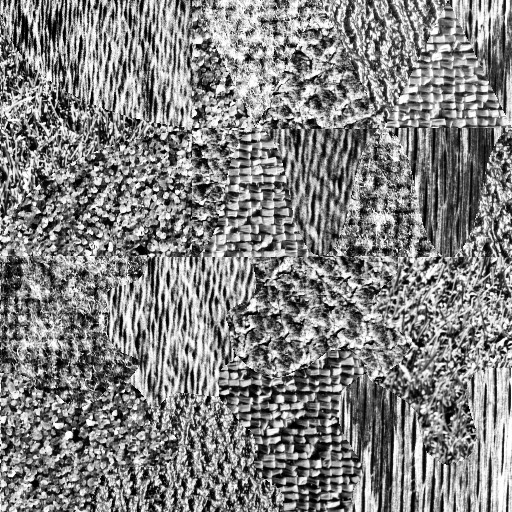
%> input picture Computer_Vision_Work/Texture_Segmentation/Imgtex.tiff, 512 x 512 px
$ octave --eval "result = Assignment_task_1('../Texture_Segmentation/Imgtex.tiff');"   (GNU Octave 9; MATLAB toolbox functions it lacks are replaced by stand-ins)
%> lines starting %> are read from the running program, lines starting %| are printed output that depends on the picture; in (x1, y1, x2, y2) boxes, pixels count from 0 and x2, y2 are one past the last pixel; in counts of white or black regions, pixels touching at a corner belong together; the program's own positions count from 1
function [ output_args ] = Assignment_task_1( InputImage )
%> called with InputImage = '../Texture_Segmentation/Imgtex.tiff'

I = imread(InputImage);%'E:\College-Uni work\Master (MSc)\Computer vision\TopImg0000.bmp'
%> I is the input picture: size 512x512 uint8; min 0, max 255, mean 130.4
subplot(2,2,1); imshow(I); title('Original Image');
% Here the program read the image and readies it to be displayed.

BW = im2bw(I,0.01); % The program converts the image into a binary copy
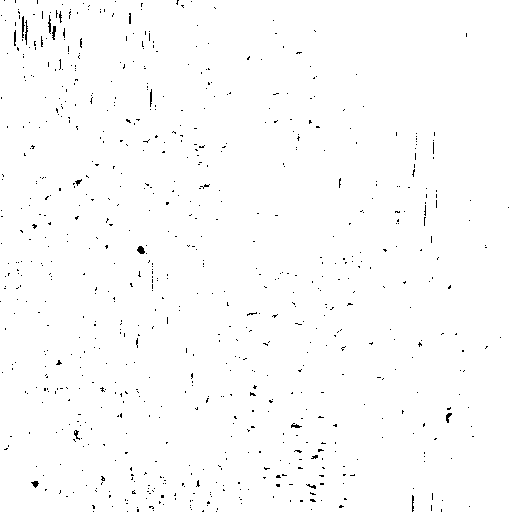
%> BW: size 512x512 logical; 99% white; black in thin lines or dots
                    % with a specified limit.
BWFill = imfill(BW, 'holes'); % The program fills in a number of holes
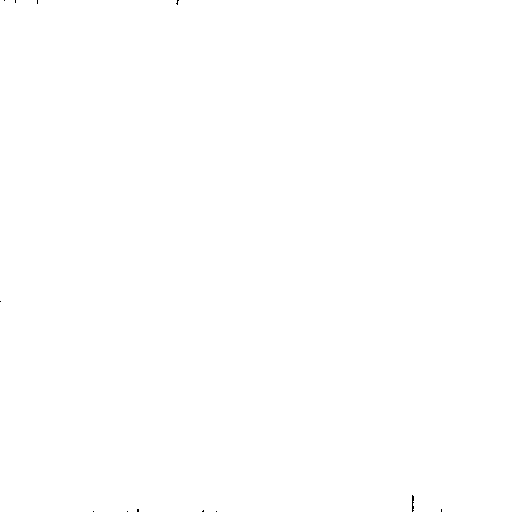
%> BWFill: size 512x512 logical; 100% white; black in thin lines or dots, all inside (x1, y1, x2, y2) = (0, 0, 442, 512)
                              % within the whitespace of the image.
BW2 = bwareaopen(BWFill, 100); % The program eliminates any noise by
                               % removing any pixel cluster smaller that
                               % the specified amount.
subplot(2,2,2); imshow(BW2); title('Binary Image'); % The resulting mask is
                                                    % readied to be
                                                    % displayed.

horizontal = any(BW2, 1);
%> horizontal = 512 logical values, 512 true
vertical = any(BW2, 2);
%> vertical = 512 logical values, 512 true
% Above the program looks through the mask, noting the co-ordinates of each
% white pixel in each row and column

column1 = find(horizontal, 1, 'first');
%> column1 = 1
column2 = find(horizontal, 1, 'last');
%> column2 = 512
row1 = find(vertical, 1, 'first');
%> row1 = 1
row2 = find(vertical, 1, 'last');
%> row2 = 512
% Above the program looks through the results of the row and column searchs
% and finds the first and last value of each to be used as the co-ordinates
% for where to crop the image.

CroppedI = I(row1:row2, column1:column2); % The image is cropped using the
                                          % the mask.
subplot(2,2,3); imshow(CroppedI); title('Segmented Tray Image');
% Above the cropped image is readied to be displayed.

% The process commented above is repeated again to find the label, with the
% only different being modifications to the limits of the 'im2bw' and
% 'bwareaopen' functions.
CropBW = im2bw(CroppedI,0.4);
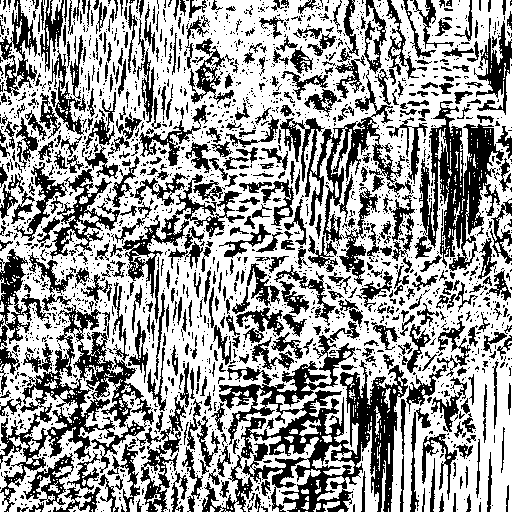
%> CropBW: size 512x512 logical; 61% white; 2175 black regions (1693 under 20 px), largest, box (x1, y1, x2, y2) and area: (202, 321, 408, 512) 13228, (0, 304, 154, 512) 7230, (419, 101, 504, 271) 6058
CropBWFill = imfill(CropBW, 'holes');
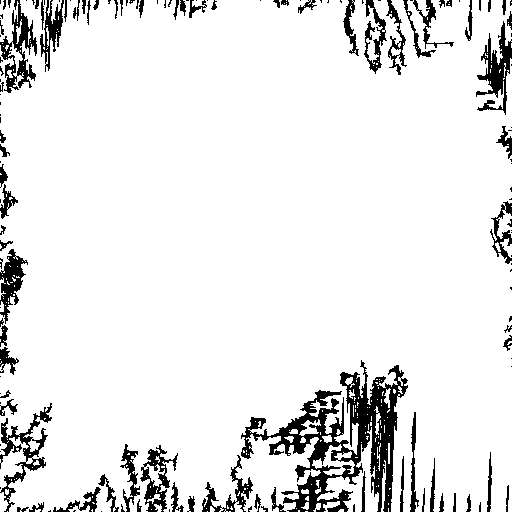
%> CropBWFill: size 512x512 logical; 91.1% white; 149 black regions (74 under 20 px), largest, box (x1, y1, x2, y2) and area: (241, 360, 408, 512) 8179, (0, 403, 52, 512) 1325, (0, 0, 37, 93) 1292
CropBW2 = bwareaopen(CropBWFill, 15000);
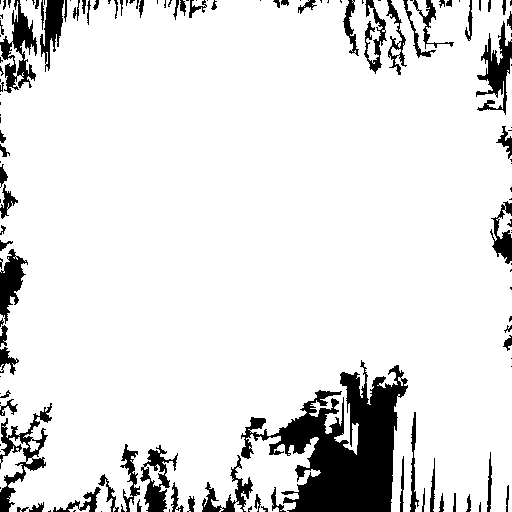
%> CropBW2: size 512x512 logical; 89.3% white; 144 black regions (70 under 20 px), largest, box (x1, y1, x2, y2) and area: (241, 360, 408, 512) 11829, (0, 403, 52, 512) 1505, (0, 0, 37, 93) 1443

Crophorizontal = any(CropBW2, 1);
%> Crophorizontal = 512 logical values, 512 true
Cropvertical = any(CropBW2, 2);
%> Cropvertical = 512 logical values, 512 true

CropColumn1 = find(Crophorizontal, 1, 'first');
%> CropColumn1 = 1
CropColumn2 = find(Crophorizontal, 1, 'last');
%> CropColumn2 = 512
CropRow1 = find(Cropvertical, 1, 'first');
%> CropRow1 = 1
CropRow2 = find(Cropvertical, 1, 'last');
%> CropRow2 = 512

FinalI = CroppedI(CropRow1:CropRow2, CropColumn1:CropColumn2);
subplot(2,2,4); imshow(FinalI); title('Segmented Label Image');
% Above the final image is readied and all of the images are displayed.
end
%> (the run ends here)
